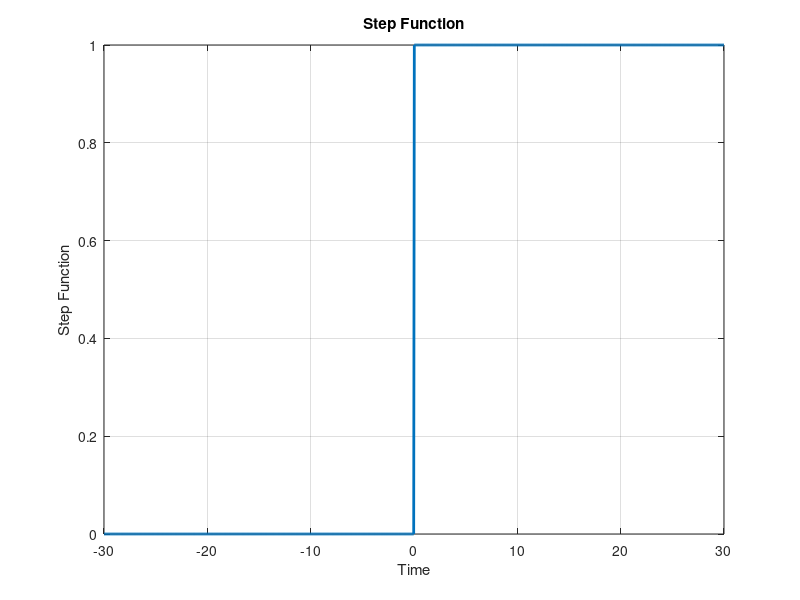

This chart was generated by the following MATLAB code:
% Define the range of time
t = linspace(-30, 30, 1000); % Generate a vector of 1000 points ranging from -30 to 30

% Define the step function
step_func = zeros(size(t)); % Initialize a vector to hold the step function values
step_func(t >= 0) = 1;       % Set the step function to 1 for t >= 0, representing the step behavior

% Plot the step function
plot(t, step_func, 'LineWidth', 2); % Plot the step function with a line width of 2
xlabel('Time'); % Label the x-axis as 'Time'
ylabel('Step Function'); % Label the y-axis as 'Step Function'
title('Step Function'); % Add a title to the plot
grid on; % Turn on the grid for better visualization
